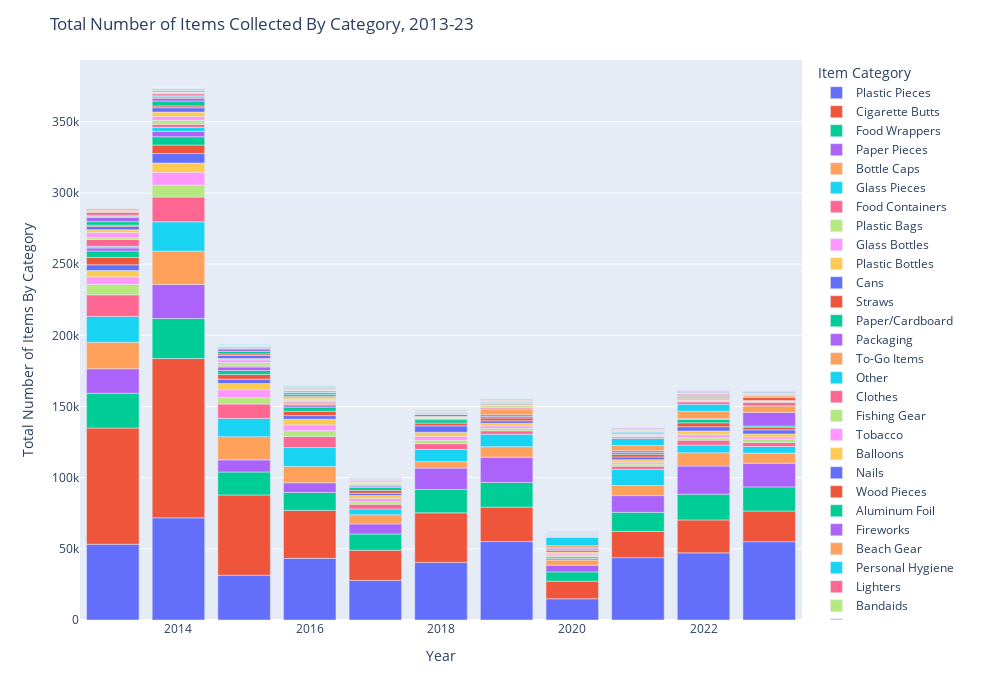

Notebook code cell kept with this figure:
### Markdown cell above
# Longitudinal Evaluation of Cleanup Items

Here we'll look at the number of items cleaned up by year from 2013-2023. First, let's just look at bar plots of items collected over the years and number of volunteers over the years.
In order to do that, we'll need to group the data by year. We'll also add a column for total number of volunteers, which was defined at number of adults * 0.5 * number of youths. Finally we'll add a column for total number of items, which is the sum of all the items per event.

### Code cell
# Bar plot of all trash items over the years
fig = graph_maker.annual_total_bar()
fig.show()

### Figure 1 — Plotly figure (JSON) as saved in the notebook; plotly's stock layout.template omitted (floating-point values rounded to 4 significant figures)
{"data": [{"alignmentgroup": "True", "hovertemplate": "variable=Plastic Pieces<br>index=%{x}<br>value=%{y}<extra></extra>", "legendgroup": "Plastic Pieces", "marker": {"color": "#636efa", "pattern": {"shape": ""}}, "name": "Plastic Pieces", "offsetgroup": "Plastic Pieces", "orientation": "v", "showlegend": true, "textposition": "auto", "type": "bar", "x": [2013, 2014, 2015, 2016, 2017, 2018, 2019, 2020, 2021, 2022, 2023], "xaxis": "x", "y": [53236, 71803, 31440, 43322, 27790.0, 40469, 55116, 14907, 43820, 47164, 55038], "yaxis": "y"}, {"alignmentgroup": "True", "hovertemplate": "variable=Cigarette Butts<br>index=%{x}<br>value=%{y}<extra></extra>", "legendgroup": "Cigarette Butts", "marker": {"color": "#EF553B", "pattern": {"shape": ""}}, "name": "Cigarette Butts", "offsetgroup": "Cigarette Butts", "orientation": "v", "showlegend": true, "textposition": "auto", "type": "bar", "x": [2013, 2014, 2015, 2016, 2017, 2018, 2019, 2020, 2021, 2022, 2023], "xaxis": "x", "y": [81642, 111884, 56423, 33684, 21251, 34815, 24202, 12380, 18464, 23115, 21498], "yaxis": "y"}, {"alignmentgroup": "True", "hovertemplate": "variable=Food Wrappers<br>index=%{x}<br>value=%{y}<extra></extra>", "legendgroup": "Food Wrappers", "marker": {"color": "#00cc96", "pattern": {"shape": ""}}, "name": "Food Wrappers", "offsetgroup": "Food Wrappers", "orientation": "v", "showlegend": true, "textposition": "auto", "type": "bar", "x": [2013, 2014, 2015, 2016, 2017, 2018, 2019, 2020, 2021, 2022, 2023], "xaxis": "x", "y": [24397, 28110, 16142, 12632, 11425, 16437, 17333, 6513, 13373, 18128, 16988], "yaxis": "y"}, {"alignmentgroup": "True", "hovertemplate": "variable=Paper Pieces<br>index=%{x}<br>value=%{y}<extra></extra>", "legendgroup": "Paper Pieces", "marker": {"color": "#ab63fa", "pattern": {"shape": ""}}, "name": "Paper Pieces", "offsetgroup": "Paper Pieces", "orientation": "v", "showlegend": true, "textposition": "auto", "type": "bar", "x": [2013, 2014, 2015, 2016, 2017, 2018, 2019, 2020, 2021, 2022, 2023], "xaxis": "x", "y": [17242, 23901, 8493, 6783, 7043, 15017, 17738, 4727, 11733, 19817, 16650], "yaxis": "y"}, {"alignmentgroup": "True", "hovertemplate": "variable=Bottle Caps<br>index=%{x}<br>value=%{y}<extra></extra>", "legendgroup": "Bottle Caps", "marker": {"color": "#FFA15A", "pattern": {"shape": ""}}, "name": "Bottle Caps", "offsetgroup": "Bottle Caps", "orientation": "v", "showlegend": true, "textposition": "auto", "type": "bar", "x": [2013, 2014, 2015, 2016, 2017, 2018, 2019, 2020, 2021, 2022, 2023], "xaxis": "x", "y": [18575, 23512, 16270, 11453, 6458, 4500, 7330, 3552, 7110, 9305, 7124], "yaxis": "y"}, {"alignmentgroup": "True", "hovertemplate": "variable=Glass Pieces<br>index=%{x}<br>value=%{y}<extra></extra>", "legendgroup": "Glass Pieces", "marker": {"color": "#19d3f3", "pattern": {"shape": ""}}, "name": "Glass Pieces", "offsetgroup": "Glass Pieces", "orientation": "v", "showlegend": true, "textposition": "auto", "type": "bar", "x": [2013, 2014, 2015, 2016, 2017, 2018, 2019, 2020, 2021, 2022, 2023], "xaxis": "x", "y": [18196, 20532, 12865, 13290, 4103, 8584, 8823, 1288, 11356, 5369, 4605], "yaxis": "y"}, {"alignmentgroup": "True", "hovertemplate": "variable=Food Containers<br>index=%{x}<br>value=%{y}<extra></extra>", "legendgroup": "Food Containers", "marker": {"color": "#FF6692", "pattern": {"shape": ""}}, "name": "Food Containers", "offsetgroup": "Food Containers", "orientation": "v", "showlegend": true, "textposition": "auto", "type": "bar", "x": [2013, 2014, 2015, 2016, 2017, 2018, 2019, 2020, 2021, 2022, 2023], "xaxis": "x", "y": [15153, 17390, 10112, 7759, 3332, 4069, 2394.0, 1071, 2185, 3438, 2814], "yaxis": "y"}, {"alignmentgroup": "True", "hovertemplate": "variable=Plastic Bags<br>index=%{x}<br>value=%{y}<extra></extra>", "legendgroup": "Plastic Bags", "marker": {"color": "#B6E880", "pattern": {"shape": ""}}, "name": "Plastic Bags", "offsetgroup": "Plastic Bags", "orientation": "v", "showlegend": true, "textposition": "auto", "type": "bar", "x": [2013, 2014, 2015, 2016, 2017, 2018, 2019, 2020, 2021, 2022, 2023], "xaxis": "x", "y": [7448, 8479, 4580, 4120, 1773, 2311, 1858, 1102, 1488, 1644, 2146], "yaxis": "y"}, {"alignmentgroup": "True", "hovertemplate": "variable=Glass Bottles<br>index=%{x}<br>value=%{y}<extra></extra>", "legendgroup": "Glass Bottles", "marker": {"color": "#FF97FF", "pattern": {"shape": ""}}, "name": "Glass Bottles", "offsetgroup": "Glass Bottles", "orientation": "v", "showlegend": true, "textposition": "auto", "type": "bar", "x": [2013, 2014, 2015, 2016, 2017, 2018, 2019, 2020, 2021, 2022, 2023], "xaxis": "x", "y": [5210, 8923, 5470, 4165, 2142, 2933, 1669, 1010, 1355, 2238, 1715], "yaxis": "y"}, {"alignmentgroup": "True", "hovertemplate": "variable=Plastic Bottles<br>index=%{x}<br>value=%{y}<extra></extra>", "legendgroup": "Plastic Bottles", "marker": {"color": "#FECB52", "pattern": {"shape": ""}}, "name": "Plastic Bottles", "offsetgroup": "Plastic Bottles", "orientation": "v", "showlegend": true, "textposition": "auto", "type": "bar", "x": [2013, 2014, 2015, 2016, 2017, 2018, 2019, 2020, 2021, 2022, 2023], "xaxis": "x", "y": [4396, 6521, 4369, 3851, 2134.0, 2775, 1727, 1214, 1731, 2612, 2174], "yaxis": "y"}, {"alignmentgroup": "True", "hovertemplate": "variable=Cans<br>index=%{x}<br>value=%{y}<extra></extra>", "legendgroup": "Cans", "marker": {"color": "#636efa", "pattern": {"shape": ""}}, "name": "Cans", "offsetgroup": "Cans", "orientation": "v", "showlegend": true, "textposition": "auto", "type": "bar", "x": [2013, 2014, 2015, 2016, 2017, 2018, 2019, 2020, 2021, 2022, 2023], "xaxis": "x", "y": [4064, 6657, 3007, 2549, 1621, 4480, 1802, 1049, 1967, 2970, 2826], "yaxis": "y"}, {"alignmentgroup": "True", "hovertemplate": "variable=Straws<br>index=%{x}<br>value=%{y}<extra></extra>", "legendgroup": "Straws", "marker": {"color": "#EF553B", "pattern": {"shape": ""}}, "name": "Straws", "offsetgroup": "Straws", "orientation": "v", "showlegend": true, "textposition": "auto", "type": "bar", "x": [2013, 2014, 2015, 2016, 2017, 2018, 2019, 2020, 2021, 2022, 2023], "xaxis": "x", "y": [5167, 6001, 3346, 3089, 2043, 1997, 1942, 981, 1851, 2754, 1910], "yaxis": "y"}, {"alignmentgroup": "True", "hovertemplate": "variable=Paper/Cardboard<br>index=%{x}<br>value=%{y}<extra></extra>", "legendgroup": "Paper/Cardboard", "marker": {"color": "#00cc96", "pattern": {"shape": ""}}, "name": "Paper/Cardboard", "offsetgroup": "Paper/Cardboard", "orientation": "v", "showlegend": true, "textposition": "auto", "type": "bar", "x": [2013, 2014, 2015, 2016, 2017, 2018, 2019, 2020, 2021, 2022, 2023], "xaxis": "x", "y": [4518, 5800, 2788, 2880, 2123, 2337, 1102, 326, 1206, 2300, 853], "yaxis": "y"}, {"alignmentgroup": "True", "hovertemplate": "variable=Packaging<br>index=%{x}<br>value=%{y}<extra></extra>", "legendgroup": "Packaging", "marker": {"color": "#ab63fa", "pattern": {"shape": ""}}, "name": "Packaging", "offsetgroup": "Packaging", "orientation": "v", "showlegend": true, "textposition": "auto", "type": "bar", "x": [2013, 2014, 2015, 2016, 2017, 2018, 2019, 2020, 2021, 2022, 2023], "xaxis": "x", "y": [2297, 3681, 2625, 1521, 880, 727, 1199, 572, 1279, 550, 9523], "yaxis": "y"}, {"alignmentgroup": "True", "hovertemplate": "variable=To-Go Items<br>index=%{x}<br>value=%{y}<extra></extra>", "legendgroup": "To-Go Items", "marker": {"color": "#FFA15A", "pattern": {"shape": ""}}, "name": "To-Go Items", "offsetgroup": "To-Go Items", "orientation": "v", "showlegend": true, "textposition": "auto", "type": "bar", "x": [2013, 2014, 2015, 2016, 2017, 2018, 2019, 2020, 2021, 2022, 2023], "xaxis": "x", "y": [0, 0, 0, 746, 935, 363, 4123, 1549, 3633, 5294, 4652], "yaxis": "y"}, {"alignmentgroup": "True", "hovertemplate": "variable=Other<br>index=%{x}<br>value=%{y}<extra></extra>", "legendgroup": "Other", "marker": {"color": "#19d3f3", "pattern": {"shape": ""}}, "name": "Other", "offsetgroup": "Other", "orientation": "v", "showlegend": true, "textposition": "auto", "type": "bar", "x": [2013, 2014, 2015, 2016, 2017, 2018, 2019, 2020, 2021, 2022, 2023], "xaxis": "x", "y": [998, 2949, 137, 782, 15, 0, 0, 5811, 4941, 4878, 0], "yaxis": "y"}, {"alignmentgroup": "True", "hovertemplate": "variable=Clothes<br>index=%{x}<br>value=%{y}<extra></extra>", "legendgroup": "Clothes", "marker": {"color": "#FF6692", "pattern": {"shape": ""}}, "name": "Clothes", "offsetgroup": "Clothes", "orientation": "v", "showlegend": true, "textposition": "auto", "type": "bar", "x": [2013, 2014, 2015, 2016, 2017, 2018, 2019, 2020, 2021, 2022, 2023], "xaxis": "x", "y": [4809, 2069, 944, 777, 6, 0, 1017, 479, 1012, 1672, 2428], "yaxis": "y"}, {"alignmentgroup": "True", "hovertemplate": "variable=Fishing Gear<br>index=%{x}<br>value=%{y}<extra></extra>", "legendgroup": "Fishing Gear", "marker": {"color": "#B6E880", "pattern": {"shape": ""}}, "name": "Fishing Gear", "offsetgroup": "Fishing Gear", "orientation": "v", "showlegend": true, "textposition": "auto", "type": "bar", "x": [2013, 2014, 2015, 2016, 2017, 2018, 2019, 2020, 2021, 2022, 2023], "xaxis": "x", "y": [1288, 2820, 1827, 1024, 793, 637, 1129, 193, 545, 791, 679], "yaxis": "y"}, {"alignmentgroup": "True", "hovertemplate": "variable=Tobacco<br>index=%{x}<br>value=%{y}<extra></extra>", "legendgroup": "Tobacco", "marker": {"color": "#FF97FF", "pattern": {"shape": ""}}, "name": "Tobacco", "offsetgroup": "Tobacco", "orientation": "v", "showlegend": true, "textposition": "auto", "type": "bar", "x": [2013, 2014, 2015, 2016, 2017, 2018, 2019, 2020, 2021, 2022, 2023], "xaxis": "x", "y": [3524, 2675, 1931, 691, 155, 148, 453, 394, 552, 362, 212], "yaxis": "y"}, {"alignmentgroup": "True", "hovertemplate": "variable=Balloons<br>index=%{x}<br>value=%{y}<extra></extra>", "legendgroup": "Balloons", "marker": {"color": "#FECB52", "pattern": {"shape": ""}}, "name": "Balloons", "offsetgroup": "Balloons", "orientation": "v", "showlegend": true, "textposition": "auto", "type": "bar", "x": [2013, 2014, 2015, 2016, 2017, 2018, 2019, 2020, 2021, 2022, 2023], "xaxis": "x", "y": [1987, 3151, 956, 947, 347, 558, 368, 162, 427, 446, 433], "yaxis": "y"}, {"alignmentgroup": "True", "hovertemplate": "variable=Nails<br>index=%{x}<br>value=%{y}<extra></extra>", "legendgroup": "Nails", "marker": {"color": "#636efa", "pattern": {"shape": ""}}, "name": "Nails", "offsetgroup": "Nails", "orientation": "v", "showlegend": true, "textposition": "auto", "type": "bar", "x": [2013, 2014, 2015, 2016, 2017, 2018, 2019, 2020, 2021, 2022, 2023], "xaxis": "x", "y": [2325, 3037, 2081, 621, 111, 1359, 0, 0, 0, 0, 0], "yaxis": "y"}, {"alignmentgroup": "True", "hovertemplate": "variable=Wood Pieces<br>index=%{x}<br>value=%{y}<extra></extra>", "legendgroup": "Wood Pieces", "marker": {"color": "#EF553B", "pattern": {"shape": ""}}, "name": "Wood Pieces", "offsetgroup": "Wood Pieces", "orientation": "v", "showlegend": true, "textposition": "auto", "type": "bar", "x": [2013, 2014, 2015, 2016, 2017, 2018, 2019, 2020, 2021, 2022, 2023], "xaxis": "x", "y": [937.5, 1236, 1133, 571, 27, 0, 799, 227, 547, 1130, 2448], "yaxis": "y"}, {"alignmentgroup": "True", "hovertemplate": "variable=Aluminum Foil<br>index=%{x}<br>value=%{y}<extra></extra>", "legendgroup": "Aluminum Foil", "marker": {"color": "#00cc96", "pattern": {"shape": ""}}, "name": "Aluminum Foil", "offsetgroup": "Aluminum Foil", "orientation": "v", "showlegend": true, "textposition": "auto", "type": "bar", "x": [2013, 2014, 2015, 2016, 2017, 2018, 2019, 2020, 2021, 2022, 2023], "xaxis": "x", "y": [2478, 3453, 1697, 1386, 0, 35, 0, 0, 0, 0, 0], "yaxis": "y"}, {"alignmentgroup": "True", "hovertemplate": "variable=Fireworks<br>index=%{x}<br>value=%{y}<extra></extra>", "legendgroup": "Fireworks", "marker": {"color": "#ab63fa", "pattern": {"shape": ""}}, "name": "Fireworks", "offsetgroup": "Fireworks", "orientation": "v", "showlegend": true, "textposition": "auto", "type": "bar", "x": [2013, 2014, 2015, 2016, 2017, 2018, 2019, 2020, 2021, 2022, 2023], "xaxis": "x", "y": [3018, 2031, 1759, 1051, 152, 151, 55, 1, 42, 51, 2], "yaxis": "y"}, {"alignmentgroup": "True", "hovertemplate": "variable=Beach Gear<br>index=%{x}<br>value=%{y}<extra></extra>", "legendgroup": "Beach Gear", "marker": {"color": "#FFA15A", "pattern": {"shape": ""}}, "name": "Beach Gear", "offsetgroup": "Beach Gear", "orientation": "v", "showlegend": true, "textposition": "auto", "type": "bar", "x": [2013, 2014, 2015, 2016, 2017, 2018, 2019, 2020, 2021, 2022, 2023], "xaxis": "x", "y": [747, 1244, 444, 347, 235, 706, 648, 638, 965, 1194, 918], "yaxis": "y"}, {"alignmentgroup": "True", "hovertemplate": "variable=Personal Hygiene<br>index=%{x}<br>value=%{y}<extra></extra>", "legendgroup": "Personal Hygiene", "marker": {"color": "#19d3f3", "pattern": {"shape": ""}}, "name": "Personal Hygiene", "offsetgroup": "Personal Hygiene", "orientation": "v", "showlegend": true, "textposition": "auto", "type": "bar", "x": [2013, 2014, 2015, 2016, 2017, 2018, 2019, 2020, 2021, 2022, 2023], "xaxis": "x", "y": [768, 968, 789, 945, 615.5, 377, 541, 346, 601, 806, 593], "yaxis": "y"}, {"alignmentgroup": "True", "hovertemplate": "variable=Lighters<br>index=%{x}<br>value=%{y}<extra></extra>", "legendgroup": "Lighters", "marker": {"color": "#FF6692", "pattern": {"shape": ""}}, "name": "Lighters", "offsetgroup": "Lighters", "orientation": "v", "showlegend": true, "textposition": "auto", "type": "bar", "x": [2013, 2014, 2015, 2016, 2017, 2018, 2019, 2020, 2021, 2022, 2023], "xaxis": "x", "y": [2033, 1018, 526, 353, 200, 235, 162, 50, 125, 665, 359], "yaxis": "y"}, {"alignmentgroup": "True", "hovertemplate": "variable=Bandaids<br>index=%{x}<br>value=%{y}<extra></extra>", "legendgroup": "Bandaids", "marker": {"color": "#B6E880", "pattern": {"shape": ""}}, "name": "Bandaids", "offsetgroup": "Bandaids", "orientation": "v", "showlegend": true, "textposition": "auto", "type": "bar", "x": [2013, 2014, 2015, 2016, 2017, 2018, 2019, 2020, 2021, 2022, 2023], "xaxis": "x", "y": [737, 899, 363, 248, 316, 349, 356, 86, 270, 418, 277], "yaxis": "y"}, {"alignmentgroup": "True", "hovertemplate": "variable=Lids<br>index=%{x}<br>value=%{y}<extra></extra>", "legendgroup": "Lids", "marker": {"color": "#FF97FF", "pattern": {"shape": ""}}, "name": "Lids", "offsetgroup": "Lids", "orientation": "v", "showlegend": true, "textposition": "auto", "type": "bar", "x": [2013, 2014, 2015, 2016, 2017, 2018, 2019, 2020, 2021, 2022, 2023], "xaxis": "x", "y": [0, 0, 0, 549, 852, 465, 540, 411, 532, 465, 496], "yaxis": "y"}, {"alignmentgroup": "True", "hovertemplate": "variable=Construction Materials<br>index=%{x}<br>value=%{y}<extra></extra>", "legendgroup": "Construction Materials", "marker": {"color": "#FECB52", "pattern": {"shape": ""}}, "name": "Construction Materials", "offsetgroup": "Construction Materials", "orientation": "v", "showlegend": true, "textposition": "auto", "type": "bar", "x": [2013, 2014, 2015, 2016, 2017, 2018, 2019, 2020, 2021, 2022, 2023], "xaxis": "x", "y": [722, 172, 0, 742, 241, 461, 554, 166, 456, 276, 386], "yaxis": "y"}, {"alignmentgroup": "True", "hovertemplate": "variable=Utensils<br>index=%{x}<br>value=%{y}<extra></extra>", "legendgroup": "Utensils", "marker": {"color": "#636efa", "pattern": {"shape": ""}}, "name": "Utensils", "offsetgroup": "Utensils", "orientation": "v", "showlegend": true, "textposition": "auto", "type": "bar", "x": [2013, 2014, 2015, 2016, 2017, 2018, 2019, 2020, 2021, 2022, 2023], "xaxis": "x", "y": [0, 0, 0, 426, 474, 389, 292, 453, 360, 434, 645], "yaxis": "y"}, {"alignmentgroup": "True", "hovertemplate": "variable=Strapping Bands<br>index=%{x}<br>value=%{y}<extra></extra>", "legendgroup": "Strapping Bands", "marker": {"color": "#EF553B", "pattern": {"shape": ""}}, "name": "Strapping Bands", "offsetgroup": "Strapping Bands", "orientation": "v", "showlegend": true, "textposition": "auto", "type": "bar", "x": [2013, 2014, 2015, 2016, 2017, 2018, 2019, 2020, 2021, 2022, 2023], "xaxis": "x", "y": [581, 65, 1, 431, 193, 255, 271, 208, 326, 399, 273], "yaxis": "y"}, {"alignmentgroup": "True", "hovertemplate": "variable=6-Pack Holders<br>index=%{x}<br>value=%{y}<extra></extra>", "legendgroup": "6-Pack Holders", "marker": {"color": "#00cc96", "pattern": {"shape": ""}}, "name": "6-Pack Holders", "offsetgroup": "6-Pack Holders", "orientation": "v", "showlegend": true, "textposition": "auto", "type": "bar", "x": [2013, 2014, 2015, 2016, 2017, 2018, 2019, 2020, 2021, 2022, 2023], "xaxis": "x", "y": [624, 909, 301, 130, 45, 34, 77, 0, 36, 97, 41], "yaxis": "y"}, {"alignmentgroup": "True", "hovertemplate": "variable=PPE<br>index=%{x}<br>value=%{y}<extra></extra>", "legendgroup": "PPE", "marker": {"color": "#ab63fa", "pattern": {"shape": ""}}, "name": "PPE", "offsetgroup": "PPE", "orientation": "v", "showlegend": true, "textposition": "auto", "type": "bar", "x": [2013, 2014, 2015, 2016, 2017, 2018, 2019, 2020, 2021, 2022, 2023], "xaxis": "x", "y": [0, 0, 0, 0, 0, 0, 0, 720, 718, 630, 186], "yaxis": "y"}, {"alignmentgroup": "True", "hovertemplate": "variable=Batteries<br>index=%{x}<br>value=%{y}<extra></extra>", "legendgroup": "Batteries", "marker": {"color": "#FFA15A", "pattern": {"shape": ""}}, "name": "Batteries", "offsetgroup": "Batteries", "orientation": "v", "showlegend": true, "textposition": "auto", "type": "bar", "x": [2013, 2014, 2015, 2016, 2017, 2018, 2019, 2020, 2021, 2022, 2023], "xaxis": "x", "y": [245, 219, 167, 224, 453, 148, 77, 32, 68, 125, 483], "yaxis": "y"}, {"alignmentgroup": "True", "hovertemplate": "variable=Syringes<br>index=%{x}<br>value=%{y}<extra></extra>", "legendgroup": "Syringes", "marker": {"color": "#19d3f3", "pattern": {"shape": ""}}, "name": "Syringes", "offsetgroup": "Syringes", "orientation": "v", "showlegend": true, "textposition": "auto", "type": "bar", "x": [2013, 2014, 2015, 2016, 2017, 2018, 2019, 2020, 2021, 2022, 2023], "xaxis": "x", "y": [140, 164, 215, 376, 136, 242, 156, 44, 101, 202, 283], "yaxis": "y"}, {"alignmentgroup": "True", "hovertemplate": "variable=Footwear<br>index=%{x}<br>value=%{y}<extra></extra>", "legendgroup": "Footwear", "marker": {"color": "#FF6692", "pattern": {"shape": ""}}, "name": "Footwear", "offsetgroup": "Footwear", "orientation": "v", "showlegend": true, "textposition": "auto", "type": "bar", "x": [2013, 2014, 2015, 2016, 2017, 2018, 2019, 2020, 2021, 2022, 2023], "xaxis": "x", "y": [539, 803.5, 321, 296, 1, 0, 0, 0, 0, 16, 30], "yaxis": "y"}, {"alignmentgroup": "True", "hovertemplate": "variable=Cigar Tips<br>index=%{x}<br>value=%{y}<extra></extra>", "legendgroup": "Cigar Tips", "marker": {"color": "#B6E880", "pattern": {"shape": ""}}, "name": "Cigar Tips", "offsetgroup": "Cigar Tips", "orientation": "v", "showlegend": true, "textposition": "auto", "type": "bar", "x": [2013, 2014, 2015, 2016, 2017, 2018, 2019, 2020, 2021, 2022, 2023], "xaxis": "x", "y": [0, 183, 4, 359, 171, 204, 278, 1, 196, 128, 13], "yaxis": "y"}, {"alignmentgroup": "True", "hovertemplate": "variable=Rope<br>index=%{x}<br>value=%{y}<extra></extra>", "legendgroup": "Rope", "marker": {"color": "#FF97FF", "pattern": {"shape": ""}}, "name": "Rope", "offsetgroup": "Rope", "orientation": "v", "showlegend": true, "textposition": "auto", "type": "bar", "x": [2013, 2014, 2015, 2016, 2017, 2018, 2019, 2020, 2021, 2022, 2023], "xaxis": "x", "y": [0, 0, 71, 572, 126, 136, 296, 7, 148, 64, 3], "yaxis": "y"}, {"alignmentgroup": "True", "hovertemplate": "variable=Tires<br>index=%{x}<br>value=%{y}<extra></extra>", "legendgroup": "Tires", "marker": {"color": "#FECB52", "pattern": {"shape": ""}}, "name": "Tires", "offsetgroup": "Tires", "orientation": "v", "showlegend": true, "textposition": "auto", "type": "bar", "x": [2013, 2014, 2015, 2016, 2017, 2018, 2019, 2020, 2021, 2022, 2023], "xaxis": "x", "y": [112, 195, 108, 71, 48, 35.25, 37, 21, 19, 27, 11], "yaxis": "y"}, {"alignmentgroup": "True", "hovertemplate": "variable=Bagged Pet Waste<br>index=%{x}<br>value=%{y}<extra></extra>", "legendgroup": "Bagged Pet Waste", "marker": {"color": "#636efa", "pattern": {"shape": ""}}, "name": "Bagged Pet Waste", "offsetgroup": "Bagged Pet Waste", "orientation": "v", "showlegend": true, "textposition": "auto", "type": "bar", "x": [2013, 2014, 2015, 2016, 2017, 2018, 2019, 2020, 2021, 2022, 2023], "xaxis": "x", "y": [111, 0, 0, 0, 0, 0, 0, 70, 159, 169, 127], "yaxis": "y"}, {"alignmentgroup": "True", "hovertemplate": "variable=Beverage Pouches<br>index=%{x}<br>value=%{y}<extra></extra>", "legendgroup": "Beverage Pouches", "marker": {"color": "#EF553B", "pattern": {"shape": ""}}, "name": "Beverage Pouches", "offsetgroup": "Beverage Pouches", "orientation": "v", "showlegend": true, "textposition": "auto", "type": "bar", "x": [2013, 2014, 2015, 2016, 2017, 2018, 2019, 2020, 2021, 2022, 2023], "xaxis": "x", "y": [0, 0, 0, 0, 0, 0, 0, 240, 49, 172, 164], "yaxis": "y"}, {"alignmentgroup": "True", "hovertemplate": "variable=Appliances<br>index=%{x}<br>value=%{y}<extra></extra>", "legendgroup": "Appliances", "marker": {"color": "#00cc96", "pattern": {"shape": ""}}, "name": "Appliances", "offsetgroup": "Appliances", "orientation": "v", "showlegend": true, "textposition": "auto", "type": "bar", "x": [2013, 2014, 2015, 2016, 2017, 2018, 2019, 2020, 2021, 2022, 2023], "xaxis": "x", "y": [147, 127, 46, 64, 42, 18, 23, 0, 22, 5, 70], "yaxis": "y"}, {"alignmentgroup": "True", "hovertemplate": "variable=E-Waste<br>index=%{x}<br>value=%{y}<extra></extra>", "legendgroup": "E-Waste", "marker": {"color": "#ab63fa", "pattern": {"shape": ""}}, "name": "E-Waste", "offsetgroup": "E-Waste", "orientation": "v", "showlegend": true, "textposition": "auto", "type": "bar", "x": [2013, 2014, 2015, 2016, 2017, 2018, 2019, 2020, 2021, 2022, 2023], "xaxis": "x", "y": [0, 0, 0, 0, 0, 0, 0, 38, 124, 73, 112], "yaxis": "y"}, {"alignmentgroup": "True", "hovertemplate": "variable=Car Parts<br>index=%{x}<br>value=%{y}<extra></extra>", "legendgroup": "Car Parts", "marker": {"color": "#FFA15A", "pattern": {"shape": ""}}, "name": "Car Parts", "offsetgroup": "Car Parts", "orientation": "v", "showlegend": true, "textposition": "auto", "type": "bar", "x": [2013, 2014, 2015, 2016, 2017, 2018, 2019, 2020, 2021, 2022, 2023], "xaxis": "x", "y": [31, 101, 52, 76, 0, 0, 0, 0, 0, 0, 0], "yaxis": "y"}, {"alignmentgroup": "True", "hovertemplate": "variable=Bikes<br>index=%{x}<br>value=%{y}<extra></extra>", "legendgroup": "Bikes", "marker": {"color": "#19d3f3", "pattern": {"shape": ""}}, "name": "Bikes", "offsetgroup": "Bikes", "orientation": "v", "showlegend": true, "textposition": "auto", "type": "bar", "x": [2013, 2014, 2015, 2016, 2017, 2018, 2019, 2020, 2021, 2022, 2023], "xaxis": "x", "y": [62, 70, 18, 49, 0, 0, 0, 0, 0, 0, 0], "yaxis": "y"}], "layout": {"autosize": false, "barmode": "relative", "height": 700, "legend": {"title": {"text": "Item Category"}, "tracegroupgap": 0}, "margin": {"t": 60}, "title": {"text": "Total Number of Items Collected By Category, 2013-23"}, "width": 1000, "xaxis": {"anchor": "y", "autorange": true, "domain": [0, 1], "range": [2012.0, 2024.0], "title": {"text": "Year"}, "type": "linear"}, "yaxis": {"anchor": "x", "autorange": true, "domain": [0, 1], "range": [0, 393400.0], "title": {"text": "Total Number of Items By Category"}, "type": "linear"}}}
